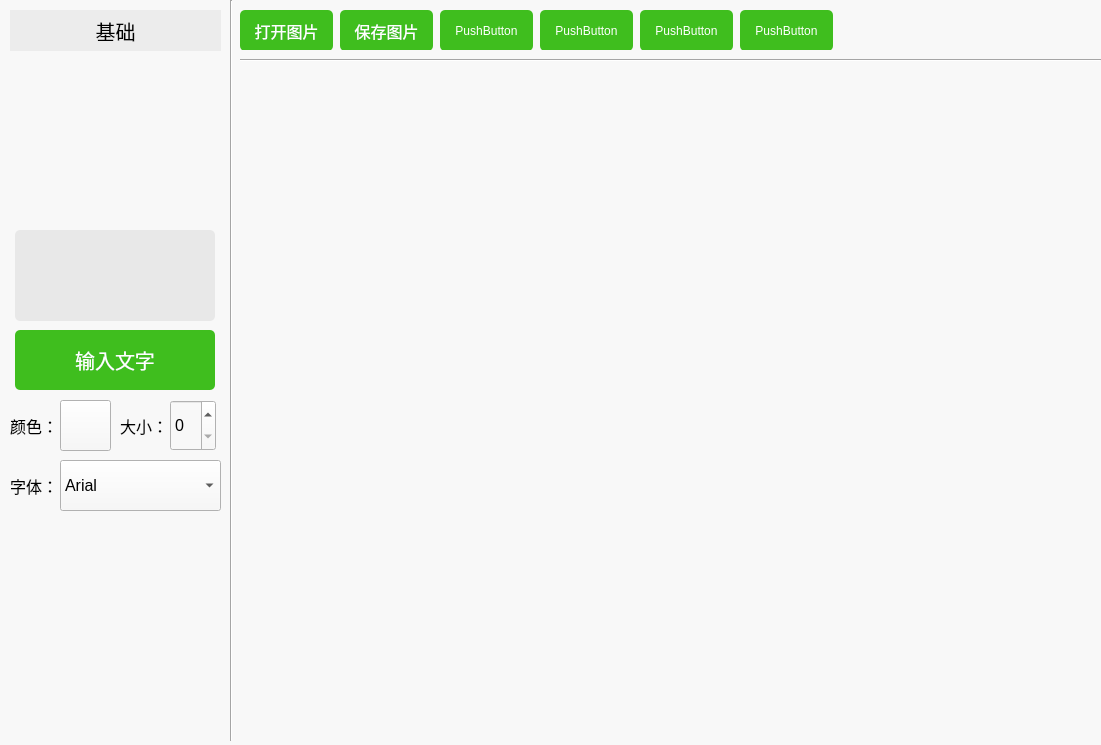
<?xml version="1.0" encoding="UTF-8"?>
<ui version="4.0">
 <class>Widget</class>
 <widget class="QWidget" name="Widget">
  <property name="geometry">
   <rect>
    <x>0</x>
    <y>0</y>
    <width>1101</width>
    <height>745</height>
   </rect>
  </property>
  <property name="windowTitle">
   <string>Widget</string>
  </property>
  <property name="styleSheet">
   <string notr="true">background-color: rgb(248, 248, 248);</string>
  </property>
  <widget class="QStackedWidget" name="stackedWidget">
   <property name="geometry">
    <rect>
     <x>0</x>
     <y>0</y>
     <width>1101</width>
     <height>751</height>
    </rect>
   </property>
   <property name="currentIndex">
    <number>1</number>
   </property>
   <widget class="QWidget" name="homeWidget">
    <widget class="QPushButton" name="btnFace">
     <property name="geometry">
      <rect>
       <x>630</x>
       <y>160</y>
       <width>171</width>
       <height>181</height>
      </rect>
     </property>
     <property name="styleSheet">
      <string notr="true">border-image: url(:/images/face.png);</string>
     </property>
     <property name="text">
      <string/>
     </property>
    </widget>
    <widget class="QLabel" name="label_2">
     <property name="geometry">
      <rect>
       <x>280</x>
       <y>350</y>
       <width>181</width>
       <height>51</height>
      </rect>
     </property>
     <property name="font">
      <font>
       <pointsize>18</pointsize>
      </font>
     </property>
     <property name="text">
      <string>美化图片</string>
     </property>
     <property name="alignment">
      <set>Qt::AlignCenter</set>
     </property>
    </widget>
    <widget class="QLabel" name="label_4">
     <property name="geometry">
      <rect>
       <x>630</x>
       <y>620</y>
       <width>181</width>
       <height>51</height>
      </rect>
     </property>
     <property name="font">
      <font>
       <pointsize>18</pointsize>
      </font>
     </property>
     <property name="text">
      <string>批处理</string>
     </property>
     <property name="alignment">
      <set>Qt::AlignCenter</set>
     </property>
    </widget>
    <widget class="QPushButton" name="btnBeauti">
     <property name="geometry">
      <rect>
       <x>290</x>
       <y>160</y>
       <width>171</width>
       <height>181</height>
      </rect>
     </property>
     <property name="styleSheet">
      <string notr="true">border-image: url(:/images/beauti.png);</string>
     </property>
     <property name="text">
      <string/>
     </property>
    </widget>
    <widget class="QPushButton" name="btnJoin">
     <property name="geometry">
      <rect>
       <x>290</x>
       <y>430</y>
       <width>171</width>
       <height>181</height>
      </rect>
     </property>
     <property name="styleSheet">
      <string notr="true">border-image: url(:/images/joinTogether.png);</string>
     </property>
     <property name="text">
      <string/>
     </property>
    </widget>
    <widget class="QLabel" name="label_5">
     <property name="geometry">
      <rect>
       <x>280</x>
       <y>620</y>
       <width>181</width>
       <height>51</height>
      </rect>
     </property>
     <property name="font">
      <font>
       <pointsize>18</pointsize>
      </font>
     </property>
     <property name="text">
      <string>拼图</string>
     </property>
     <property name="alignment">
      <set>Qt::AlignCenter</set>
     </property>
    </widget>
    <widget class="QPushButton" name="btnMore">
     <property name="geometry">
      <rect>
       <x>630</x>
       <y>430</y>
       <width>171</width>
       <height>181</height>
      </rect>
     </property>
     <property name="styleSheet">
      <string notr="true">border-image: url(:/images/more.png);</string>
     </property>
     <property name="text">
      <string/>
     </property>
    </widget>
    <widget class="QLabel" name="label">
     <property name="geometry">
      <rect>
       <x>310</x>
       <y>40</y>
       <width>481</width>
       <height>71</height>
      </rect>
     </property>
     <property name="font">
      <font>
       <pointsize>25</pointsize>
       <weight>75</weight>
       <bold>true</bold>
      </font>
     </property>
     <property name="text">
      <string>欢迎使用PS图像处理软件</string>
     </property>
    </widget>
    <widget class="QLabel" name="label_3">
     <property name="geometry">
      <rect>
       <x>630</x>
       <y>350</y>
       <width>181</width>
       <height>51</height>
      </rect>
     </property>
     <property name="font">
      <font>
       <pointsize>18</pointsize>
      </font>
     </property>
     <property name="text">
      <string>人像美容</string>
     </property>
     <property name="alignment">
      <set>Qt::AlignCenter</set>
     </property>
    </widget>
   </widget>
   <widget class="QWidget" name="dealWidget">
    <widget class="Line" name="line">
     <property name="geometry">
      <rect>
       <x>223</x>
       <y>0</y>
       <width>16</width>
       <height>741</height>
      </rect>
     </property>
     <property name="orientation">
      <enum>Qt::Vertical</enum>
     </property>
    </widget>
    <widget class="QPushButton" name="btnOpenPic">
     <property name="geometry">
      <rect>
       <x>240</x>
       <y>10</y>
       <width>93</width>
       <height>41</height>
      </rect>
     </property>
     <property name="font">
      <font>
       <pointsize>12</pointsize>
      </font>
     </property>
     <property name="styleSheet">
      <string notr="true">background-color: rgb(63, 190, 30);
color: rgb(255, 255, 255);
border-radius: 5px</string>
     </property>
     <property name="text">
      <string>打开图片</string>
     </property>
    </widget>
    <widget class="QPushButton" name="btnSavePic">
     <property name="geometry">
      <rect>
       <x>340</x>
       <y>10</y>
       <width>93</width>
       <height>41</height>
      </rect>
     </property>
     <property name="font">
      <font>
       <pointsize>12</pointsize>
      </font>
     </property>
     <property name="styleSheet">
      <string notr="true">background-color: rgb(63, 190, 30);
color: rgb(255, 255, 255);
border-radius: 5px</string>
     </property>
     <property name="text">
      <string>保存图片</string>
     </property>
    </widget>
    <widget class="QPushButton" name="pushButton_3">
     <property name="geometry">
      <rect>
       <x>440</x>
       <y>10</y>
       <width>93</width>
       <height>41</height>
      </rect>
     </property>
     <property name="styleSheet">
      <string notr="true">background-color: rgb(63, 190, 30);
color: rgb(255, 255, 255);
border-radius: 5px</string>
     </property>
     <property name="text">
      <string>PushButton</string>
     </property>
    </widget>
    <widget class="QPushButton" name="pushButton_4">
     <property name="geometry">
      <rect>
       <x>740</x>
       <y>10</y>
       <width>93</width>
       <height>41</height>
      </rect>
     </property>
     <property name="styleSheet">
      <string notr="true">background-color: rgb(63, 190, 30);
color: rgb(255, 255, 255);
border-radius: 5px</string>
     </property>
     <property name="text">
      <string>PushButton</string>
     </property>
    </widget>
    <widget class="QPushButton" name="pushButton_5">
     <property name="geometry">
      <rect>
       <x>540</x>
       <y>10</y>
       <width>93</width>
       <height>41</height>
      </rect>
     </property>
     <property name="styleSheet">
      <string notr="true">background-color: rgb(63, 190, 30);
color: rgb(255, 255, 255);
border-radius: 5px</string>
     </property>
     <property name="text">
      <string>PushButton</string>
     </property>
    </widget>
    <widget class="QPushButton" name="pushButton_6">
     <property name="geometry">
      <rect>
       <x>640</x>
       <y>10</y>
       <width>93</width>
       <height>41</height>
      </rect>
     </property>
     <property name="styleSheet">
      <string notr="true">background-color: rgb(63, 190, 30);
color: rgb(255, 255, 255);
border-radius: 5px</string>
     </property>
     <property name="text">
      <string>PushButton</string>
     </property>
    </widget>
    <widget class="Line" name="line_2">
     <property name="geometry">
      <rect>
       <x>240</x>
       <y>50</y>
       <width>861</width>
       <height>20</height>
      </rect>
     </property>
     <property name="orientation">
      <enum>Qt::Horizontal</enum>
     </property>
    </widget>
    <widget class="QLabel" name="label_7">
     <property name="geometry">
      <rect>
       <x>10</x>
       <y>10</y>
       <width>211</width>
       <height>41</height>
      </rect>
     </property>
     <property name="font">
      <font>
       <pointsize>15</pointsize>
      </font>
     </property>
     <property name="styleSheet">
      <string notr="true">background-color: rgb(236, 236, 236);</string>
     </property>
     <property name="text">
      <string>基础</string>
     </property>
     <property name="alignment">
      <set>Qt::AlignCenter</set>
     </property>
    </widget>
    <widget class="QPushButton" name="btnPutText">
     <property name="geometry">
      <rect>
       <x>15</x>
       <y>330</y>
       <width>200</width>
       <height>60</height>
      </rect>
     </property>
     <property name="font">
      <font>
       <pointsize>15</pointsize>
      </font>
     </property>
     <property name="styleSheet">
      <string notr="true">background-color: rgb(63, 190, 30);
color: rgb(255, 255, 255);
border-radius: 5px;</string>
     </property>
     <property name="text">
      <string>输入文字</string>
     </property>
    </widget>
    <widget class="QTextEdit" name="textEdit">
     <property name="geometry">
      <rect>
       <x>15</x>
       <y>230</y>
       <width>200</width>
       <height>91</height>
      </rect>
     </property>
     <property name="font">
      <font>
       <pointsize>12</pointsize>
      </font>
     </property>
     <property name="styleSheet">
      <string notr="true">border-radius: 5px;
background-color: rgb(232, 232, 232);</string>
     </property>
    </widget>
    <widget class="QLabel" name="label_6">
     <property name="geometry">
      <rect>
       <x>10</x>
       <y>400</y>
       <width>51</width>
       <height>51</height>
      </rect>
     </property>
     <property name="font">
      <font>
       <pointsize>12</pointsize>
      </font>
     </property>
     <property name="text">
      <string>颜色：</string>
     </property>
    </widget>
    <widget class="QPushButton" name="btnTextColorSet">
     <property name="geometry">
      <rect>
       <x>60</x>
       <y>400</y>
       <width>51</width>
       <height>51</height>
      </rect>
     </property>
     <property name="styleSheet">
      <string notr="true"/>
     </property>
     <property name="text">
      <string/>
     </property>
    </widget>
    <widget class="QLabel" name="label_8">
     <property name="geometry">
      <rect>
       <x>120</x>
       <y>400</y>
       <width>51</width>
       <height>51</height>
      </rect>
     </property>
     <property name="font">
      <font>
       <pointsize>12</pointsize>
      </font>
     </property>
     <property name="text">
      <string>大小：</string>
     </property>
    </widget>
    <widget class="QLabel" name="label_9">
     <property name="geometry">
      <rect>
       <x>10</x>
       <y>460</y>
       <width>51</width>
       <height>51</height>
      </rect>
     </property>
     <property name="font">
      <font>
       <pointsize>12</pointsize>
      </font>
     </property>
     <property name="text">
      <string>字体：</string>
     </property>
    </widget>
    <widget class="QComboBox" name="cmbTextFont">
     <property name="geometry">
      <rect>
       <x>60</x>
       <y>460</y>
       <width>161</width>
       <height>51</height>
      </rect>
     </property>
     <property name="font">
      <font>
       <pointsize>12</pointsize>
      </font>
     </property>
     <item>
      <property name="text">
       <string>Arial</string>
      </property>
     </item>
     <item>
      <property name="text">
       <string>微软雅黑</string>
      </property>
     </item>
     <item>
      <property name="text">
       <string>楷体</string>
      </property>
     </item>
    </widget>
    <widget class="QSpinBox" name="spinBox">
     <property name="geometry">
      <rect>
       <x>170</x>
       <y>400</y>
       <width>46</width>
       <height>51</height>
      </rect>
     </property>
     <property name="font">
      <font>
       <pointsize>12</pointsize>
      </font>
     </property>
    </widget>
    <widget class="QWidget" name="picShowWidget" native="true">
     <property name="geometry">
      <rect>
       <x>241</x>
       <y>71</y>
       <width>849</width>
       <height>669</height>
      </rect>
     </property>
     <property name="minimumSize">
      <size>
       <width>10</width>
       <height>10</height>
      </size>
     </property>
    </widget>
   </widget>
  </widget>
 </widget>
 <layoutdefault spacing="6" margin="11"/>
 <resources/>
 <connections/>
</ui>
